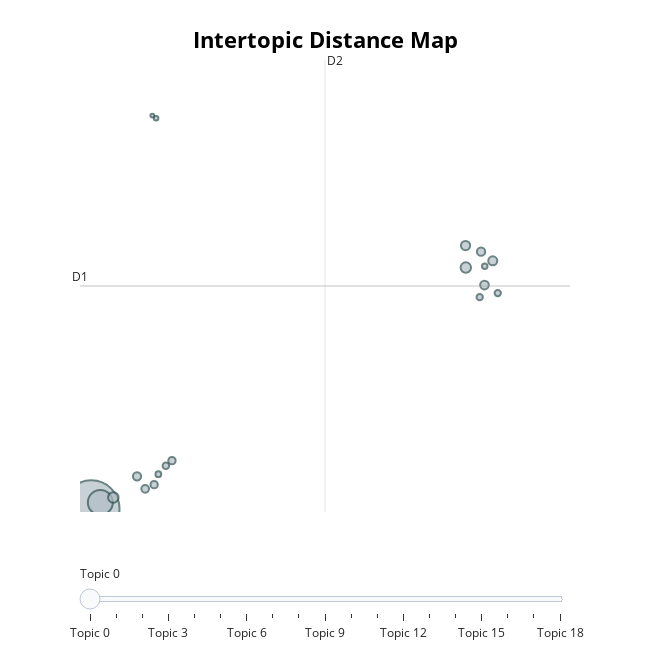

The notebook cell this image was saved under:
### Code cell
topic_model.visualize_topics()

### Figure 1 — Plotly figure (JSON) as saved in the notebook; plotly's stock layout.template omitted (floating-point values rounded to 4 significant figures)
{"data": [{"customdata": [[0, "de | pas | et | emploi | je", 2336], [1, "incompétent | de | incompétents | et | des", 455], [2, "radiation | pour | de | que | et", 81], [3, "mauvaise | mauvais | très | et | de", 80], [4, "the | to | and | was | they", 62], [5, "rdv | je | un | pour | le", 59], [6, "je | et | pas | que | une", 55], [7, "catastrophique | vous | le | et | de", 50], [8, "numéro | téléphone | numero | fax | le", 50], [9, "déplorable | service | médiocre | accueil | on", 43], [10, "nul | nuls | grrrrrrrrrrr | greve | vraiement", 39], [11, "mails | de | un | mail | le", 39], [12, "fermé | fermeture | jeudi | midi | fermer", 31], [13, "parking | place | garer | pas | le", 29], [14, "papiers | ils | papier | ont | et", 29], [15, "incroyable | aucune | je | me | compte", 24], [16, "empathie | aucune | et | que | de", 22], [17, "zero | zéro | null | réactivité | nulle", 15], [18, "inutile | trop | excellence | quasi | mode", 11]], "hovertemplate": "<b>Topic %{customdata[0]}</b><br>%{customdata[1]}<br>Size: %{customdata[2]}", "legendgroup": "", "marker": {"color": "#B0BEC5", "line": {"color": "DarkSlateGrey", "width": 2}, "size": [2336, 455, 81, 80, 62, 59, 55, 50, 50, 43, 39, 39, 31, 29, 29, 24, 22, 15, 11], "sizemode": "area", "sizeref": 1.46, "symbol": "circle"}, "mode": "markers", "name": "", "orientation": "v", "showlegend": false, "type": "scatter", "x": [2.217, 2.486, 2.87, 13.29, 13.28, 14.09, 13.84, 13.74, 3.571, 3.812, 4.604, 4.077, 4.423, 14.24, 13.7, 4.201, 13.85, 4.134, 4.024], "xaxis": "x", "y": [-0.9547, -0.6926, -0.4774, 9.287, 10.22, 9.575, 8.543, 9.963, 0.4191, -0.1143, 1.084, 0.06401, 0.8672, 8.202, 8.029, 0.5072, 9.343, 15.63, 15.74], "yaxis": "y"}], "layout": {"annotations": [{"showarrow": false, "text": "D1", "x": 1.884, "y": 8.504, "yshift": 10}, {"showarrow": false, "text": "D2", "x": 9.128, "xshift": 10, "y": 18.11}], "height": 650, "hoverlabel": {"bgcolor": "white", "font": {"family": "Rockwell", "size": 16}}, "legend": {"itemsizing": "constant", "tracegroupgap": 0}, "margin": {"t": 60}, "shapes": [{"line": {"color": "#CFD8DC", "width": 2}, "type": "line", "x0": 9.128, "x1": 9.128, "y0": -1.098, "y1": 18.11}, {"line": {"color": "#9E9E9E", "width": 2}, "type": "line", "x0": 1.884, "x1": 16.37, "y0": 8.504, "y1": 8.504}], "sliders": [{"active": 0, "pad": {"t": 50}, "steps": [{"args": [{"marker.color": [["red", "#B0BEC5", "#B0BEC5", "#B0BEC5", "#B0BEC5", "#B0BEC5", "#B0BEC5", "#B0BEC5", "#B0BEC5", "#B0BEC5", "#B0BEC5", "#B0BEC5", "#B0BEC5", "#B0BEC5", "#B0BEC5", "#B0BEC5", "#B0BEC5", "#B0BEC5", "#B0BEC5"]]}], "label": "Topic 0", "method": "update"}, {"args": [{"marker.color": [["#B0BEC5", "red", "#B0BEC5", "#B0BEC5", "#B0BEC5", "#B0BEC5", "#B0BEC5", "#B0BEC5", "#B0BEC5", "#B0BEC5", "#B0BEC5", "#B0BEC5", "#B0BEC5", "#B0BEC5", "#B0BEC5", "#B0BEC5", "#B0BEC5", "#B0BEC5", "#B0BEC5"]]}], "label": "Topic 1", "method": "update"}, {"args": [{"marker.color": [["#B0BEC5", "#B0BEC5", "red", "#B0BEC5", "#B0BEC5", "#B0BEC5", "#B0BEC5", "#B0BEC5", "#B0BEC5", "#B0BEC5", "#B0BEC5", "#B0BEC5", "#B0BEC5", "#B0BEC5", "#B0BEC5", "#B0BEC5", "#B0BEC5", "#B0BEC5", "#B0BEC5"]]}], "label": "Topic 2", "method": "update"}, {"args": [{"marker.color": [["#B0BEC5", "#B0BEC5", "#B0BEC5", "red", "#B0BEC5", "#B0BEC5", "#B0BEC5", "#B0BEC5", "#B0BEC5", "#B0BEC5", "#B0BEC5", "#B0BEC5", "#B0BEC5", "#B0BEC5", "#B0BEC5", "#B0BEC5", "#B0BEC5", "#B0BEC5", "#B0BEC5"]]}], "label": "Topic 3", "method": "update"}, {"args": [{"marker.color": [["#B0BEC5", "#B0BEC5", "#B0BEC5", "#B0BEC5", "red", "#B0BEC5", "#B0BEC5", "#B0BEC5", "#B0BEC5", "#B0BEC5", "#B0BEC5", "#B0BEC5", "#B0BEC5", "#B0BEC5", "#B0BEC5", "#B0BEC5", "#B0BEC5", "#B0BEC5", "#B0BEC5"]]}], "label": "Topic 4", "method": "update"}, {"args": [{"marker.color": [["#B0BEC5", "#B0BEC5", "#B0BEC5", "#B0BEC5", "#B0BEC5", "red", "#B0BEC5", "#B0BEC5", "#B0BEC5", "#B0BEC5", "#B0BEC5", "#B0BEC5", "#B0BEC5", "#B0BEC5", "#B0BEC5", "#B0BEC5", "#B0BEC5", "#B0BEC5", "#B0BEC5"]]}], "label": "Topic 5", "method": "update"}, {"args": [{"marker.color": [["#B0BEC5", "#B0BEC5", "#B0BEC5", "#B0BEC5", "#B0BEC5", "#B0BEC5", "red", "#B0BEC5", "#B0BEC5", "#B0BEC5", "#B0BEC5", "#B0BEC5", "#B0BEC5", "#B0BEC5", "#B0BEC5", "#B0BEC5", "#B0BEC5", "#B0BEC5", "#B0BEC5"]]}], "label": "Topic 6", "method": "update"}, {"args": [{"marker.color": [["#B0BEC5", "#B0BEC5", "#B0BEC5", "#B0BEC5", "#B0BEC5", "#B0BEC5", "#B0BEC5", "red", "#B0BEC5", "#B0BEC5", "#B0BEC5", "#B0BEC5", "#B0BEC5", "#B0BEC5", "#B0BEC5", "#B0BEC5", "#B0BEC5", "#B0BEC5", "#B0BEC5"]]}], "label": "Topic 7", "method": "update"}, {"args": [{"marker.color": [["#B0BEC5", "#B0BEC5", "#B0BEC5", "#B0BEC5", "#B0BEC5", "#B0BEC5", "#B0BEC5", "#B0BEC5", "red", "#B0BEC5", "#B0BEC5", "#B0BEC5", "#B0BEC5", "#B0BEC5", "#B0BEC5", "#B0BEC5", "#B0BEC5", "#B0BEC5", "#B0BEC5"]]}], "label": "Topic 8", "method": "update"}, {"args": [{"marker.color": [["#B0BEC5", "#B0BEC5", "#B0BEC5", "#B0BEC5", "#B0BEC5", "#B0BEC5", "#B0BEC5", "#B0BEC5", "#B0BEC5", "red", "#B0BEC5", "#B0BEC5", "#B0BEC5", "#B0BEC5", "#B0BEC5", "#B0BEC5", "#B0BEC5", "#B0BEC5", "#B0BEC5"]]}], "label": "Topic 9", "method": "update"}, {"args": [{"marker.color": [["#B0BEC5", "#B0BEC5", "#B0BEC5", "#B0BEC5", "#B0BEC5", "#B0BEC5", "#B0BEC5", "#B0BEC5", "#B0BEC5", "#B0BEC5", "red", "#B0BEC5", "#B0BEC5", "#B0BEC5", "#B0BEC5", "#B0BEC5", "#B0BEC5", "#B0BEC5", "#B0BEC5"]]}], "label": "Topic 10", "method": "update"}, {"args": [{"marker.color": [["#B0BEC5", "#B0BEC5", "#B0BEC5", "#B0BEC5", "#B0BEC5", "#B0BEC5", "#B0BEC5", "#B0BEC5", "#B0BEC5", "#B0BEC5", "#B0BEC5", "red", "#B0BEC5", "#B0BEC5", "#B0BEC5", "#B0BEC5", "#B0BEC5", "#B0BEC5", "#B0BEC5"]]}], "label": "Topic 11", "method": "update"}, {"args": [{"marker.color": [["#B0BEC5", "#B0BEC5", "#B0BEC5", "#B0BEC5", "#B0BEC5", "#B0BEC5", "#B0BEC5", "#B0BEC5", "#B0BEC5", "#B0BEC5", "#B0BEC5", "#B0BEC5", "red", "#B0BEC5", "#B0BEC5", "#B0BEC5", "#B0BEC5", "#B0BEC5", "#B0BEC5"]]}], "label": "Topic 12", "method": "update"}, {"args": [{"marker.color": [["#B0BEC5", "#B0BEC5", "#B0BEC5", "#B0BEC5", "#B0BEC5", "#B0BEC5", "#B0BEC5", "#B0BEC5", "#B0BEC5", "#B0BEC5", "#B0BEC5", "#B0BEC5", "#B0BEC5", "red", "#B0BEC5", "#B0BEC5", "#B0BEC5", "#B0BEC5", "#B0BEC5"]]}], "label": "Topic 13", "method": "update"}, {"args": [{"marker.color": [["#B0BEC5", "#B0BEC5", "#B0BEC5", "#B0BEC5", "#B0BEC5", "#B0BEC5", "#B0BEC5", "#B0BEC5", "#B0BEC5", "#B0BEC5", "#B0BEC5", "#B0BEC5", "#B0BEC5", "#B0BEC5", "red", "#B0BEC5", "#B0BEC5", "#B0BEC5", "#B0BEC5"]]}], "label": "Topic 14", "method": "update"}, {"args": [{"marker.color": [["#B0BEC5", "#B0BEC5", "#B0BEC5", "#B0BEC5", "#B0BEC5", "#B0BEC5", "#B0BEC5", "#B0BEC5", "#B0BEC5", "#B0BEC5", "#B0BEC5", "#B0BEC5", "#B0BEC5", "#B0BEC5", "#B0BEC5", "red", "#B0BEC5", "#B0BEC5", "#B0BEC5"]]}], "label": "Topic 15", "method": "update"}, {"args": [{"marker.color": [["#B0BEC5", "#B0BEC5", "#B0BEC5", "#B0BEC5", "#B0BEC5", "#B0BEC5", "#B0BEC5", "#B0BEC5", "#B0BEC5", "#B0BEC5", "#B0BEC5", "#B0BEC5", "#B0BEC5", "#B0BEC5", "#B0BEC5", "#B0BEC5", "red", "#B0BEC5", "#B0BEC5"]]}], "label": "Topic 16", "method": "update"}, {"args": [{"marker.color": [["#B0BEC5", "#B0BEC5", "#B0BEC5", "#B0BEC5", "#B0BEC5", "#B0BEC5", "#B0BEC5", "#B0BEC5", "#B0BEC5", "#B0BEC5", "#B0BEC5", "#B0BEC5", "#B0BEC5", "#B0BEC5", "#B0BEC5", "#B0BEC5", "#B0BEC5", "red", "#B0BEC5"]]}], "label": "Topic 17", "method": "update"}, {"args": [{"marker.color": [["#B0BEC5", "#B0BEC5", "#B0BEC5", "#B0BEC5", "#B0BEC5", "#B0BEC5", "#B0BEC5", "#B0BEC5", "#B0BEC5", "#B0BEC5", "#B0BEC5", "#B0BEC5", "#B0BEC5", "#B0BEC5", "#B0BEC5", "#B0BEC5", "#B0BEC5", "#B0BEC5", "red"]]}], "label": "Topic 18", "method": "update"}]}], "title": {"font": {"color": "Black", "size": 22}, "text": "<b>Intertopic Distance Map</b>", "x": 0.5, "xanchor": "center", "y": 0.95, "yanchor": "top"}, "width": 650, "xaxis": {"anchor": "y", "domain": [0, 1], "range": [1.884, 16.37], "title": {"text": ""}, "visible": false}, "yaxis": {"anchor": "x", "domain": [0, 1], "range": [-1.098, 18.11], "title": {"text": ""}, "visible": false}}}
